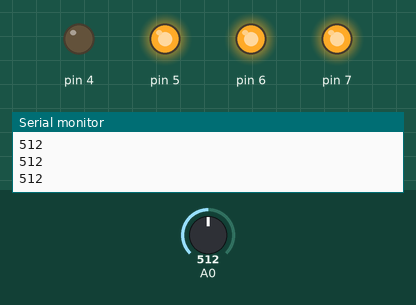
The sketch below on a simulated Arduino Uno, built with avr-gcc and run on an emulated ATmega328P. Shown: output pins drawn as LEDs (lit = HIGH), the last lines printed to the serial monitor. Inputs (shaded band) come from the test bench; at power-on: A0 = 512.

Above: at 1.2 s.
1.3 s: A0 set to 491
At 2.5 s:
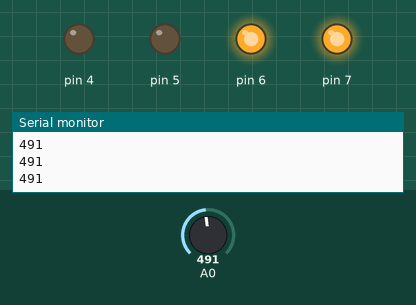
2.8 s: A0 set to 258
4.3 s: A0 set to 242
At 5.0 s:
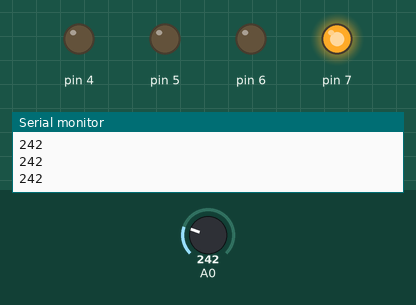
5.8 s: A0 set to 761
At 6.2 s:
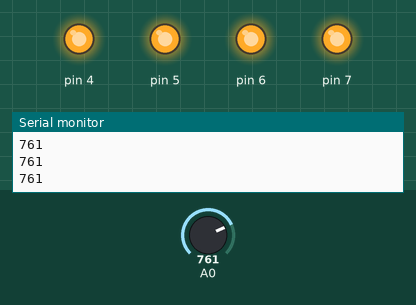
7.3 s: A0 set to 733
At 8.5 s:
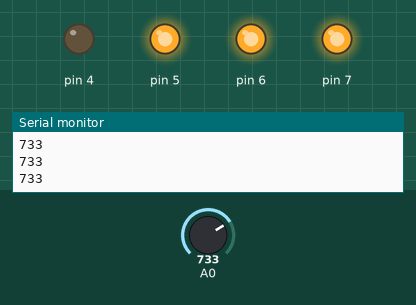
8.8 s: A0 set to 900
At 9.7 s:
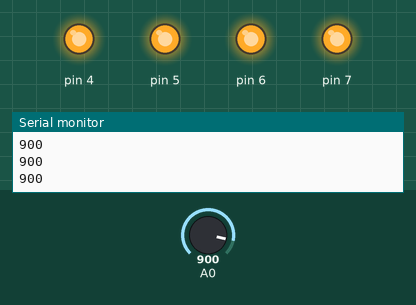
Timing chart, 0 to 11.3 s (numbered marks = the images above; inputs shaded):
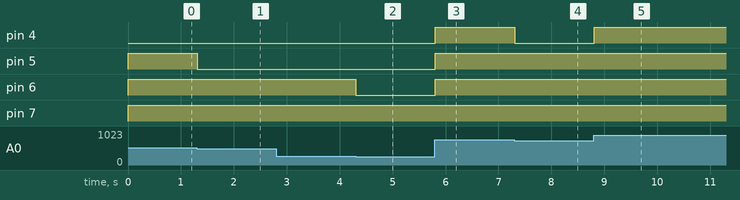

Measured:
- the behaviour switches between 501 and 500 on A0 (found by bisection; images 0 and 1)
- the behaviour switches between 251 and 250 on A0 (found by bisection; images 1 and 2)
- the behaviour switches between 751 and 750 on A0 (found by bisection; images 3 and 4)
- after the input at 1.3 s, pin 5: HIGH → LOW at once
- after the input at 4.3 s, pin 6: HIGH → LOW at once
- after the input at 5.8 s, pin 4–6: LOW → HIGH at once
- after the input at 7.3 s, pin 4: HIGH → LOW at once
- after the input at 8.8 s, pin 4: LOW → HIGH at once

The sketch:

W02T03.Analog.Level.Indicating.Leds.ino
```cpp
/*
 * ISM.77257.Lectures
 * @author: coskun
 *
 * W02T03.Simple-Circutis.Analog.Level.Indicating.Leds
 * https://circuits.io/circuits/4256316-w02t03-analog-level-indicating-leds
 *
 * Bu projede, pot ile girilen analog seviye okunarak, led.ler
 * üzerinde seviye göstergesi yapılmıştır. Konunun amacı,
 * karar yapıları kullanılarak, if - else if - else yapılarının
 * kullanımı ve karşılaştırma operatörlerinden
 * istifade edilmesidir.
 */

int ana;

// the setup routine runs once when you press reset:
void setup() {
  Serial.begin(9600);
  for(int i = 7; i >3; i--) {
    pinMode(i, OUTPUT);
  }
}

// the loop routine runs over and over again forever:
void loop() {
  ana = analogRead(A0);
  Serial.println(ana);
  //   0-250 arası 1 led
  if(ana <251)
  {
    digitalWrite(7, HIGH);

    digitalWrite(6, LOW);
    digitalWrite(5, LOW);
    digitalWrite(4, LOW);
  }
  // 250-500 arası 2 led
  else if(ana > 250 && ana < 501)
  {
    digitalWrite(7, HIGH);
    digitalWrite(6, HIGH);

    digitalWrite(5, LOW);
    digitalWrite(4, LOW);
  }
  // 500-750 arası 3 led
  else if(ana > 500 && ana < 751)
  {
    digitalWrite(7, HIGH);
    digitalWrite(6, HIGH);
    digitalWrite(5, HIGH);

    digitalWrite(4, LOW);
  }
  // 750-... 4 led
  else if(ana > 750)
  {
    digitalWrite(7, HIGH);
    digitalWrite(6, HIGH);
    digitalWrite(5, HIGH);
    digitalWrite(4, HIGH);
  }
}
```
